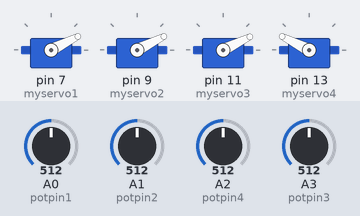
Simulated run of this sketch. Board: Arduino Uno, built with avr-gcc and run on an emulated ATmega328P. On the bench: 4 × servo. Inputs (shaded band) come from the test bench; at power-on: A0 (potpin1) = 512, A1 (potpin2) = 512, A2 (potpin4) = 512, A3 (potpin3) = 512.

Above: at 1.2 s.
1.3 s: A0 (potpin1) set to 716
At 2.3 s:
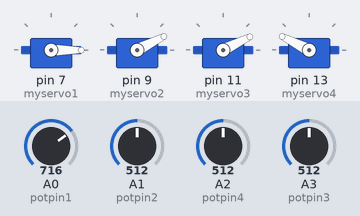
2.8 s: A1 (potpin2) set to 716
At 3.7 s:
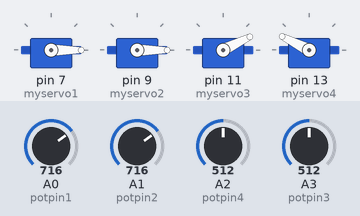
4.3 s: A2 (potpin4) set to 716
At 4.6 s:
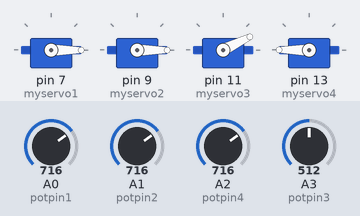
5.8 s: A3 (potpin3) set to 716
At 6.1 s:
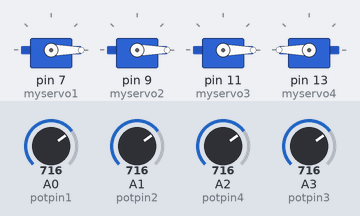
7.3 s: A0 (potpin1) set to 306
At 8.2 s:
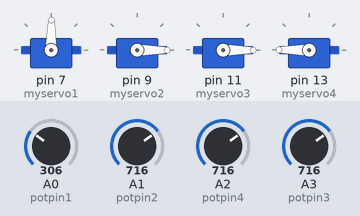
8.8 s: A1 (potpin2) set to 306
At 9.5 s:
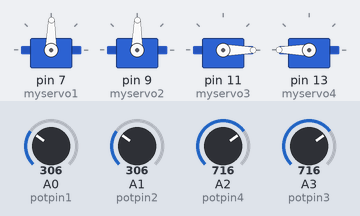
Timing chart, 0 to 11.3 s (numbered marks = the images above; inputs shaded):
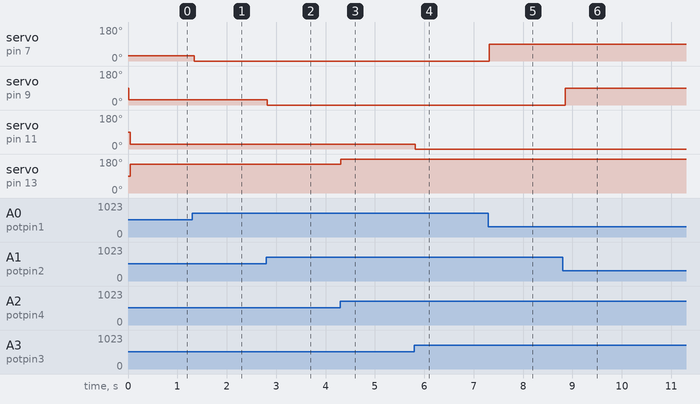

Measured:
- after the input at 1.3 s, servo on pin 7 (myservo1): 27° → 0° at once
- after the input at 2.8 s, servo on pin 9 (myservo2): 27° → 0° at once
- after the input at 4.3 s, servo on pin 13 (myservo4): 153° → 180° at once
- after the input at 5.8 s, servo on pin 11 (myservo3): 26° → 0° at once
- after the input at 7.3 s, servo on pin 7 (myservo1): 0° → 89° at once
- after the input at 8.8 s, servo on pin 9 (myservo2): 0° → 89° after 0.05 s

The sketch:

justgesture.ino
```cpp
#include <Servo.h>  // add servo library

Servo myservo1;  // create servo object to control a servo
Servo myservo2;
Servo myservo3;
Servo myservo4;

int potpin1 = 0;  // analog pin used to connect the potentiometer
int val1;    // variable to read the value from the analog pin
int potpin2 = 1;  // analog pin used to connect the potentiometer
int val2;
int potpin3 = 3;  // analog pin used to connect the potentiometer
int val3;
int potpin4 = 2;  // analog pin used to connect the potentiometer
int val4;

void setup() {
  myservo1.attach(7);
  myservo2.attach(9);
  myservo3.attach(11);
  myservo4.attach(13);  // attaches the servo on pin 9 to the servo object
}

void loop() {

  //111111111111111111111111111
  val1 = analogRead(potpin1);            // reads the value of the potentiometer (value between 0 and 1023)
  val1 = map(val1, 0, 600, 180, 0);     // scale it to use it with the servo (value between 0 and 180)
  myservo1.write(val1);                  // sets the servo position according to the scaled value
  delay(15);

  //222222222222222222222222222
  val2 = analogRead(potpin2);            // reads the value of the potentiometer (value between 0 and 1023)
  val2 = map(val2, 0, 600, 180, 0);     // scale it to use it with the servo (value between 0 and 180)
  myservo2.write(val2);                  // sets the servo position according to the scaled value
  delay(15);

  //333333333333333333333333333
  val3 = analogRead(potpin3);            // reads the value of the potentiometer (value between 0 and 1023)
  val3 = map(val3, 600, 0, 0, 180);     // scale it to use it with the servo (value between 0 and 180)
  myservo3.write(val3);                  // sets the servo position according to the scaled value
  delay(15);

  //444444444444444444444444444
  val4 = analogRead(potpin4);            // reads the value of the potentiometer (value between 0 and 1023)
  val4 = map(val4, 0, 600, 0, 180);     // scale it to use it with the servo (value between 0 and 180)
  myservo4.write(val4);                  // sets the servo position according to the scaled value
  delay(15);                     // waits for the servo to get there
}
```
